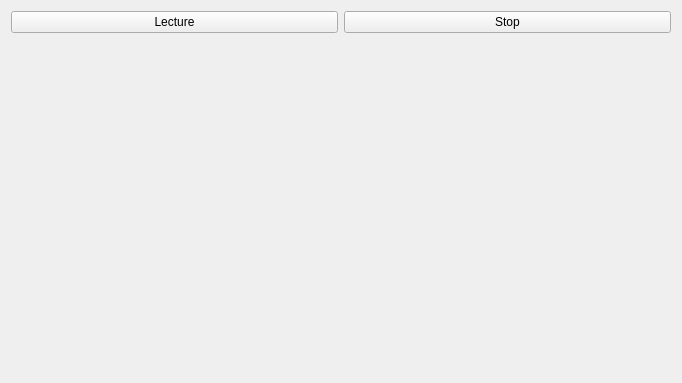
<?xml version="1.0" encoding="UTF-8"?>
<ui version="4.0">
 <class>MainWidget</class>
 <widget class="QWidget" name="MainWidget">
  <property name="geometry">
   <rect>
    <x>0</x>
    <y>0</y>
    <width>682</width>
    <height>383</height>
   </rect>
  </property>
  <property name="windowTitle">
   <string>Form</string>
  </property>
  <layout class="QVBoxLayout" name="verticalLayout">
   <item>
    <layout class="QHBoxLayout" name="horizontalLayout">
     <property name="sizeConstraint">
      <enum>QLayout::SetMinimumSize</enum>
     </property>
     <item>
      <widget class="QPushButton" name="play">
       <property name="text">
        <string>Lecture</string>
       </property>
      </widget>
     </item>
     <item>
      <widget class="QPushButton" name="stop">
       <property name="text">
        <string>Stop</string>
       </property>
      </widget>
     </item>
    </layout>
   </item>
   <item>
    <widget class="ChannelListWidget" name="widget" native="true">
     <property name="sizePolicy">
      <sizepolicy hsizetype="Preferred" vsizetype="Minimum">
       <horstretch>0</horstretch>
       <verstretch>0</verstretch>
      </sizepolicy>
     </property>
    </widget>
   </item>
  </layout>
 </widget>
 <customwidgets>
  <customwidget>
   <class>ChannelListWidget</class>
   <extends>QWidget</extends>
   <header>ChannelListWidget.h</header>
   <container>1</container>
  </customwidget>
 </customwidgets>
 <resources/>
 <connections>
  <connection>
   <sender>play</sender>
   <signal>clicked()</signal>
   <receiver>MainWidget</receiver>
   <slot>play()</slot>
   <hints>
    <hint type="sourcelabel">
     <x>173</x>
     <y>98</y>
    </hint>
    <hint type="destinationlabel">
     <x>340</x>
     <y>191</y>
    </hint>
   </hints>
  </connection>
 </connections>
 <slots>
  <slot>play()</slot>
 </slots>
</ui>
